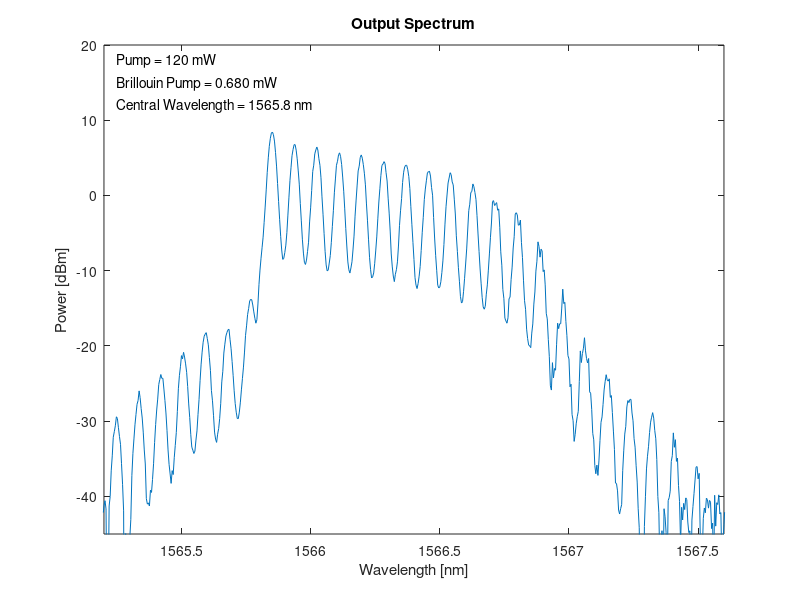
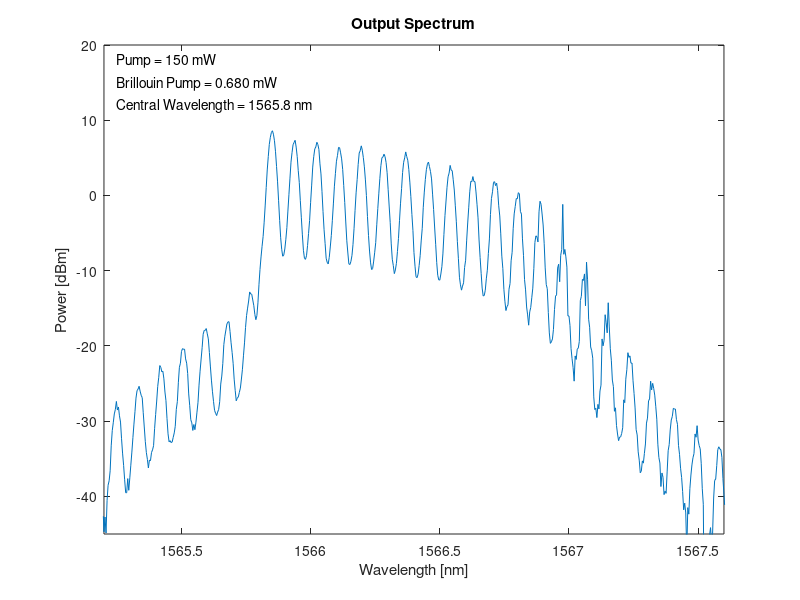
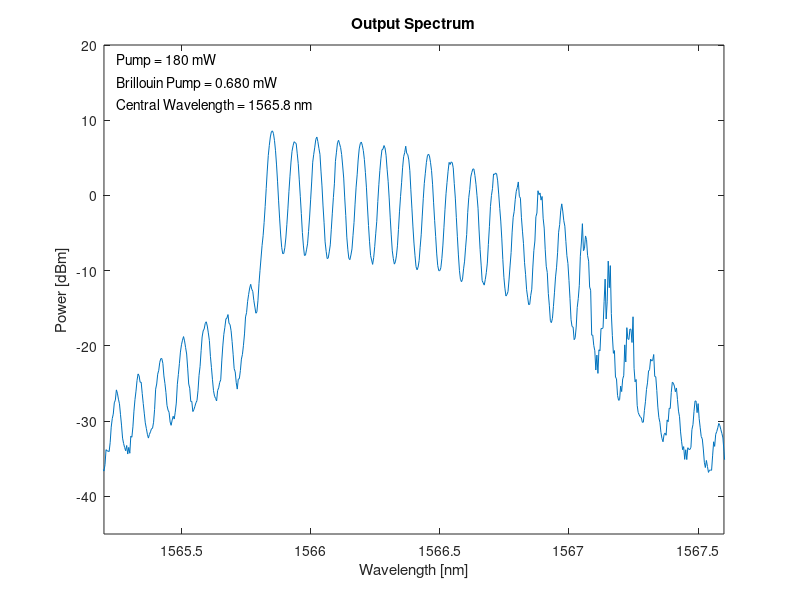
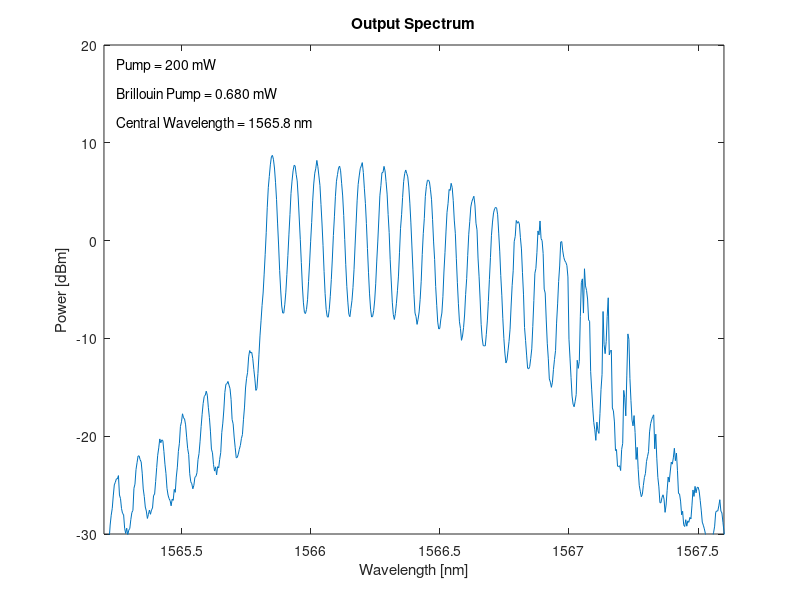

Write the MATLAB code that produced these figures, in order.
clc;format short;format compact; 

%% Loads workspaces
load('Workspace_016.mat');
load('Workspace_017.mat');
load('Workspace_018.mat');
load('Workspace_019.mat');
load('Workspace_020.mat');
load('Workspace_021.mat');
load('Workspace_022.mat');

%% dBm 
Power16= 10*log10((Power16)/1e-3);
Power17= 10*log10((Power17)/1e-3);
Power18= 10*log10((Power18)/1e-3);
Power19= 10*log10((Power19)/1e-3);
Power20= 10*log10((Power20)/1e-3);
Power21= 10*log10((Power21)/1e-3);
Power22= 10*log10((Power22)/1e-3);

%% Plots spectrums

figure,plot(Lambda16,Power16);
hold off, grid off
title('Output Spectrum');
xlabel('Wavelength [nm]');
ylabel('Power [dBm]');
axis([1565.2 1567.6 -45 20]);
text(1565.25,18,'Pump = 120 mW');
text(1565.25,15,'Brillouin Pump = 0.680 mW');
text(1565.25,12,'Central Wavelength = 1565.8 nm');

figure,plot(Lambda17,Power17); 
hold off, grid off
title('Output Spectrum');
xlabel('Wavelength [nm]');
ylabel('Power [dBm]');
axis([1565.2 1567.6 -45 20]);
text(1565.25,18,'Pump = 150 mW');
text(1565.25,15,'Brillouin Pump = 0.680 mW');
text(1565.25,12,'Central Wavelength = 1565.8 nm');

figure, plot(Lambda18,Power18);
hold off, grid off
title('Output Spectrum');
xlabel('Wavelength [nm]');
ylabel('Power [dBm]');
axis([1565.2 1567.6 -45 20]);
text(1565.25,18,'Pump = 180 mW');
text(1565.25,15,'Brillouin Pump = 0.680 mW');
text(1565.25,12,'Central Wavelength = 1565.8 nm');

figure, plot(Lambda19,Power19);
hold off, grid off
title('Output Spectrum');
xlabel('Wavelength [nm]');
ylabel('Power [dBm]');
axis([1565.2 1567.6 -30 20]);
text(1565.25,18,'Pump = 200 mW');
text(1565.25,15,'Brillouin Pump = 0.680 mW');
text(1565.25,12,'Central Wavelength = 1565.8 nm');

figure,plot(Lambda20,Power20); 
hold off, grid off
title('Output Spectrum');
xlabel('Wavelength [nm]');
ylabel('Power [dBm]');
axis([1565.2 1567.6 -30 20]);
text(1565.25,18,'Pump = 220 mW');
text(1565.25,15,'Brillouin Pump = 0.680 mW');
text(1565.25,12,'Central Wavelength = 1565.8 nm');

figure, plot(Lambda21,Power21); 
hold off, grid off
title('Output Spectrum');
xlabel('Wavelength [nm]');
ylabel('Power [dBm]');
axis([1565.2 1567.6 -30 20]);
text(1565.25,18,'Pump = 250 mW');
text(1565.25,15,'Brillouin Pump = 0.680 mW');
text(1565.25,12,'Central Wavelength = 1565.8 nm');

figure, plot(Lambda22,Power22); 
hold off, grid off
title('Output Spectrum');
xlabel('Wavelength [nm]');
ylabel('Power [dBm]');
axis([1565.2 1567.6 -30 20]);
text(1565.25,18,'Pump = 280 mW');
text(1565.25,15,'Brillouin Pump = 0.680 mW');
text(1565.25,12,'Central Wavelength = 1565.8 nm');

figure,plot(Lambda16,Power16,Lambda17,Power17,Lambda18,Power18,Lambda19,Power19,Lambda20,Power20,Lambda21,Power21,Lambda22,Power22);
hold off, grid off
title('Output Spectrum');
xlabel('Wavelength [nm]');
ylabel('Power [dBm]');
axis([1565.2 1567.6 -45 20]);
l = legend ('120','150','170','200','220','250','280');
title(l,'Pump [mW]');
text(1565.25,15,'Brillouin Pump = 0.680 mW');
text(1565.25,12,'Central Wavelength = 1565.8 nm');


